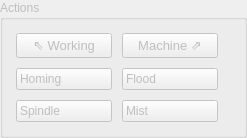
         <widget class="QGroupBox" name="actionGroupBox">
          <property name="enabled">
           <bool>false</bool>
          </property>
          <property name="title">
           <string>Actions</string>
          </property>
          <layout class="QGridLayout" name="gridLayout_4">
           <item row="0" column="0">
            <widget class="QPushButton" name="zeroWorkingPushButton">
             <property name="sizePolicy">
              <sizepolicy hsizetype="Minimum" vsizetype="Minimum">
               <horstretch>0</horstretch>
               <verstretch>0</verstretch>
              </sizepolicy>
             </property>
             <property name="minimumSize">
              <size>
               <width>100</width>
               <height>0</height>
              </size>
             </property>
             <property name="font">
              <font>
               <pointsize>10</pointsize>
              </font>
             </property>
             <property name="toolTip">
              <string>Go to zéro</string>
             </property>
             <property name="styleSheet">
              <string notr="true">text-align:center;
padding: 3px;
margin: 2px;
</string>
             </property>
             <property name="text">
              <string>⇖ Working</string>
             </property>
             <property name="flat">
              <bool>false</bool>
             </property>
            </widget>
           </item>
           <item row="0" column="1">
            <widget class="QPushButton" name="zeroMachinePushButton">
             <property name="sizePolicy">
              <sizepolicy hsizetype="Minimum" vsizetype="Minimum">
               <horstretch>0</horstretch>
               <verstretch>0</verstretch>
              </sizepolicy>
             </property>
             <property name="minimumSize">
              <size>
               <width>100</width>
               <height>0</height>
              </size>
             </property>
             <property name="font">
              <font>
               <pointsize>10</pointsize>
              </font>
             </property>
             <property name="toolTip">
              <string>Go to zéro</string>
             </property>
             <property name="styleSheet">
              <string notr="true">text-align:center;
padding: 3px;
margin: 2px;
</string>
             </property>
             <property name="text">
              <string>Machine ⇗</string>
             </property>
            </widget>
           </item>
           <item row="2" column="1">
            <widget class="QPushButton" name="coolantMistPushButton">
             <property name="sizePolicy">
              <sizepolicy hsizetype="Minimum" vsizetype="Minimum">
               <horstretch>0</horstretch>
               <verstretch>0</verstretch>
              </sizepolicy>
             </property>
             <property name="maximumSize">
              <size>
               <width>16777215</width>
               <height>16777215</height>
              </size>
             </property>
             <property name="toolTip">
              <string>Activate mist coolant</string>
             </property>
             <property name="styleSheet">
              <string notr="true">text-align:left;
padding: 3px;
margin: 2px;
</string>
             </property>
             <property name="text">
              <string>Mist</string>
             </property>
             <property name="icon">
              <iconset resource="resources.qrc">
               <normaloff>:/images/leds/led_white.png</normaloff>
               <normalon>:/images/leds/led_green.png</normalon>:/images/leds/led_white.png</iconset>
             </property>
             <property name="checkable">
              <bool>true</bool>
             </property>
             <property name="flat">
              <bool>false</bool>
             </property>
            </widget>
           </item>
           <item row="2" column="0">
            <widget class="QPushButton" name="spindlePushButton">
             <property name="sizePolicy">
              <sizepolicy hsizetype="Minimum" vsizetype="Minimum">
               <horstretch>0</horstretch>
               <verstretch>0</verstretch>
              </sizepolicy>
             </property>
             <property name="toolTip">
              <string>Activate spindle</string>
             </property>
             <property name="styleSheet">
              <string notr="true">text-align:left;
padding: 3px;
margin: 2px;
</string>
             </property>
             <property name="text">
              <string>Spindle</string>
             </property>
             <property name="icon">
              <iconset resource="resources.qrc">
               <normaloff>:/images/leds/led_white.png</normaloff>
               <normalon>:/images/leds/led_green.png</normalon>:/images/leds/led_white.png</iconset>
             </property>
             <property name="checkable">
              <bool>true</bool>
             </property>
             <property name="checked">
              <bool>false</bool>
             </property>
             <property name="flat">
              <bool>false</bool>
             </property>
            </widget>
           </item>
           <item row="1" column="1">
            <widget class="QPushButton" name="coolantFloodPushButton">
             <property name="sizePolicy">
              <sizepolicy hsizetype="Minimum" vsizetype="Minimum">
               <horstretch>0</horstretch>
               <verstretch>0</verstretch>
              </sizepolicy>
             </property>
             <property name="maximumSize">
              <size>
               <width>16777215</width>
               <height>16777215</height>
              </size>
             </property>
             <property name="toolTip">
              <string>Activate flooding coolant</string>
             </property>
             <property name="styleSheet">
              <string notr="true">text-align:left;
padding: 3px;
margin: 2px;
</string>
             </property>
             <property name="text">
              <string>Flood</string>
             </property>
             <property name="icon">
              <iconset resource="resources.qrc">
               <normaloff>:/images/leds/led_white.png</normaloff>
               <normalon>:/images/leds/led_green.png</normalon>:/images/leds/led_white.png</iconset>
             </property>
             <property name="checkable">
              <bool>true</bool>
             </property>
             <property name="checked">
              <bool>false</bool>
             </property>
             <property name="flat">
              <bool>false</bool>
             </property>
            </widget>
           </item>
           <item row="1" column="0">
            <widget class="QPushButton" name="homePushButton">
             <property name="sizePolicy">
              <sizepolicy hsizetype="Minimum" vsizetype="Minimum">
               <horstretch>0</horstretch>
               <verstretch>0</verstretch>
              </sizepolicy>
             </property>
             <property name="toolTip">
              <string>Homing</string>
             </property>
             <property name="styleSheet">
              <string notr="true">text-align:left;
padding: 3px;
margin: 2px;
</string>
             </property>
             <property name="text">
              <string>Homing</string>
             </property>
             <property name="icon">
              <iconset resource="resources.qrc">
               <normaloff>:/images/leds/led_white.png</normaloff>
               <normalon>:/images/leds/led_violet.png</normalon>:/images/leds/led_white.png</iconset>
             </property>
             <property name="checkable">
              <bool>true</bool>
             </property>
             <property name="flat">
              <bool>false</bool>
             </property>
            </widget>
           </item>
           <item row="1" column="2">
            <widget class="QLabel" name="label">
             <property name="text">
              <string/>
             </property>
            </widget>
           </item>
          </layout>
         </widget>
